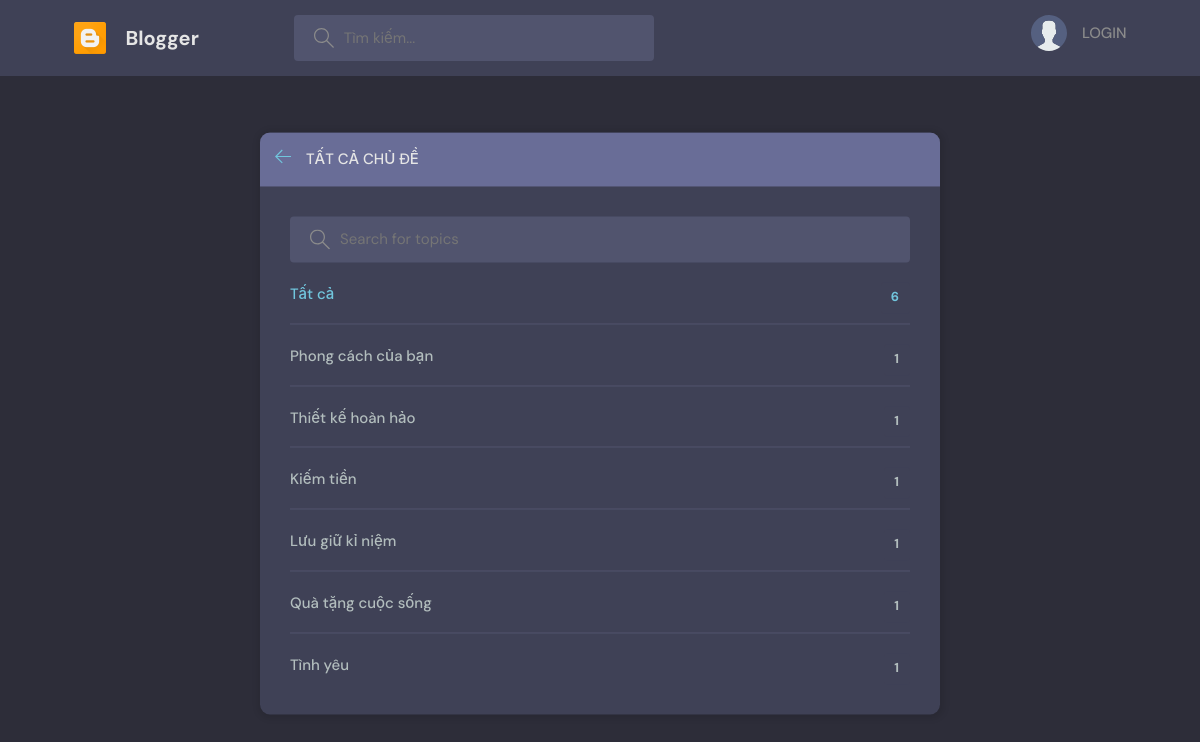
Page /topics/ on the committed database.
### base/models.py (models this page shows, shortened)
class Topic(models.Model):
    name = models.CharField(max_length=200)

### base/views.py (the view)
# urls.py: path('topics/', views.topicsPage, name="topics"),
def topicsPage(request):
    q = request.GET.get('q') if request.GET.get('q') != None else ''
    topics = Topic.objects.filter(name__icontains=q)
    return render(request, 'base/topics.html', {'topics': topics})

### base/templates/base/topics.html (shortened to what this page needs)
{% extends 'main.html' %}
{% block content %}
<main class="create-room layout">
  <div class="container">
    <div class="layout__box">
      <div class="layout__boxHeader">
        <div class="layout__boxTitle">
          <a href="{% url 'home' %}">
            <svg version="1.1" xmlns="http://www.w3.org/2000/svg" width="32" height="32" viewBox="0 0 32 32">
              <title>arrow-left</title>
              <path
                d="M13.723 2.286l-13.723 13.714 13.719 13.714 1.616-1.611-10.96-10.96h27.625v-2.286h-27.625l10.965-10.965-1.616-1.607z">
              </path>
            </svg>
          </a>
          <h3>TẤT CẢ CHỦ ĐỀ</h3>
        </div>
      </div>
      <div class="topics-page layout__body">
        <form action="" method="GET" class="header__search">
          <label>
            <input name="q" placeholder="Search for topics" />
          </label>
        </form>
        <ul class="topics__list">
          <li>
            <a href="{% url 'topics' %}" class="active">Tất cả <span>{{topics.count}}</span></a>
          </li>
          {% for topic in topics %}
          <li>
            <a href="{% url 'home' %}?q={{topic.name}}">{{ topic.name }} <span>{{topic.room_set.all.count}}</span></a>
          </li>
          {% endfor %}
        </ul>
      </div>
    </div>
  </div>
</main>
{% endblock content %}

### static/styles/style.css (style rules this page uses)
:root { --color-main: #71c6dd; --color-main-light: #e1f6fb; --color-dark: #3f4156; --color-dark-medium: #51546e; --color-dark-light: #696d97; --color-light: #e5e5e5; --color-gray: #8b8b8b; --color-light-gray: #b2bdbd; --color-bg: #2d2d39; --color-success: #5dd693; --color-error: #fc4b0b; }
* { font-family: "DM Sans", -apple-system, BlinkMacSystemFont, "Segoe UI", Roboto, Oxygen, Ubuntu, Cantarell, "Open Sans", "Helvetica Neue", sans-serif; margin: 0; padding: 0; box-sizing: border-box; text-rendering: optimizeLegibility; font-size: inherit; }
html { font-size: 56.25%; }
@media only screen and (min-width: 1200px) { html { font-size: 62.5%; } }
body { line-height: 1.6; font-weight: 400; font-size: 1.5rem; color: var(--color-light-gray); background-color: var(--color-bg); min-height: 100vh; }
a { display: inline-block; color: var(--color-main); text-decoration: none; }
.container { max-width: 120rem; width: 90%; margin: auto; }
.header__search > label { background-color: var(--color-dark-medium); padding: 1.3rem 1rem; display: flex; align-items: center; gap: 1rem; border-radius: 4px; }
.header__search svg { fill: var(--color-gray); width: 2rem; height: 2rem; margin-left: 1rem; }
.header__search input { width: 30rem; background: transparent; border: none; outline: none; color: var(--color-light); }
.layout { margin-top: 2.4rem; }
.layout > .container { display: flex; justify-content: space-between; align-items: flex-start; }
.layout__box { width: 90%; max-width: 48rem; min-height: 40rem; position: absolute; top: 50%; left: 50%; transform: translate(-50%, -46%); background-color: var(--color-dark); border-radius: 1rem; box-shadow: 1px 1px 6px 3px rgba(0, 0, 0, 0.1); overflow: hidden; }
.layout__boxHeader { display: flex; padding: 1.5rem; background-color: var(--color-dark-light); }
.layout__boxTitle { display: flex; gap: 1.5rem; align-items: center; }
.layout__boxTitle h3 { text-transform: uppercase; font-weight: 500; color: var(--color-light); }
.layout__boxTitle svg { width: 1.6rem; height: 1.6rem; fill: var(--color-main); }
.layout__body { margin: 3rem; }
.topics__list { list-style: none; }
.topics__list li a { display: flex; justify-content: space-between; margin-bottom: 3rem; font-weight: 500; color: var(--color-light-gray); transition: all 0.3s ease-in-out; }
.topics__list li a.active, .topics__list li a:hover { color: var(--color-main); }
.topics__list li a span { padding: 0.5rem 1rem; background-color: var(--color-dark); border-radius: 3px; font-size: 1.3rem; font-weight: 700; letter-spacing: 1px; }
.topics-page .topics__list li:not(:last-child) a { margin: 2rem 0; padding-bottom: 1rem; text-decoration: none; border-bottom: 1px solid var(--color-dark-medium); }
.topics-page .header__search { display: block; }
.create-room.layout .layout__box { max-width: 68rem; }

### rows in the picture
Topic: name "Phong cách của bạn", room_set.all.count "1"
Topic: name "Thiết kế hoàn hảo", room_set.all.count "1"
Topic: name "Kiếm tiền", room_set.all.count "1"
Topic: name "Lưu giữ kỉ niệm", room_set.all.count "1"
Topic: name "Quà tặng cuộc sống", room_set.all.count "1"
Topic: name "Tình yêu", room_set.all.count "1"

### other values in the picture
{{ topics.count }} "6"
